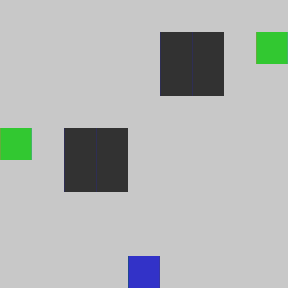

This is a level from a 2D game, rendered from its Tiled map with the project's own tilesets. A one-line summary and the complete map file follow:
An orthogonal 9x9 tile map with 32x32 px tiles, 1 tile layer (Tile Layer 1).

<map version="1.10" tiledversion="1.10.1" orientation="orthogonal" renderorder="right-down" width="9" height="9" tilewidth="32" tileheight="32" infinite="0" nextlayerid="2" nextobjectid="1">
 <tileset firstgid="1" source="BaseTileset.tsx" />
 <layer id="1" name="Tile Layer 1" width="9" height="9">
  <data encoding="csv">
5,5,5,5,5,5,5,5,5,
5,5,5,5,5,4,4,5,2,
5,5,5,5,5,4,4,5,5,
5,5,5,5,5,5,5,5,5,
2,5,4,4,5,5,5,5,5,
5,5,4,4,5,5,5,5,5,
5,5,5,5,5,5,5,5,5,
5,5,5,5,5,5,5,5,5,
5,5,5,5,3,5,5,5,5
</data>
 </layer>
</map>
